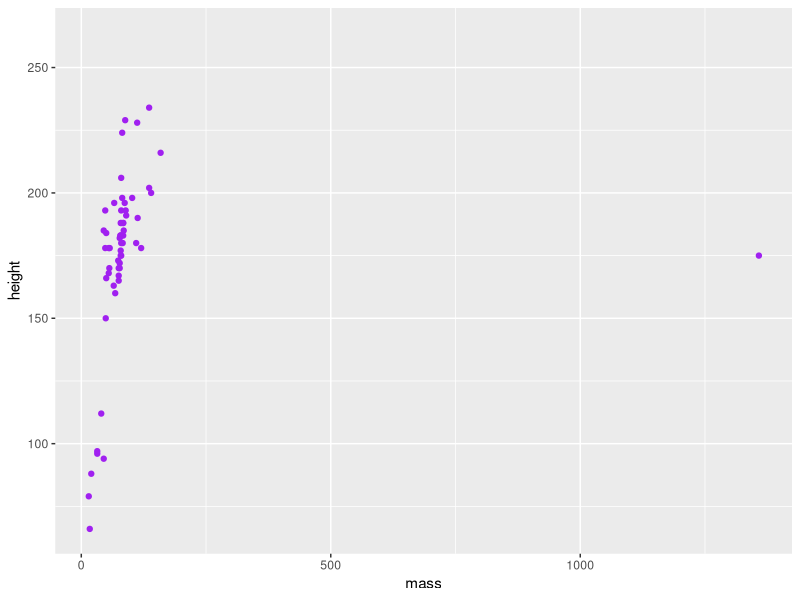

This chart was generated by the following R code:
## ---- chunk 1
knitr::opts_chunk$set(echo = TRUE)
library(tidyverse)
## ---- chunk 2
ggplot(data = starwars, aes(x = mass,
       y = height)) +
  geom_point(color = "purple")
